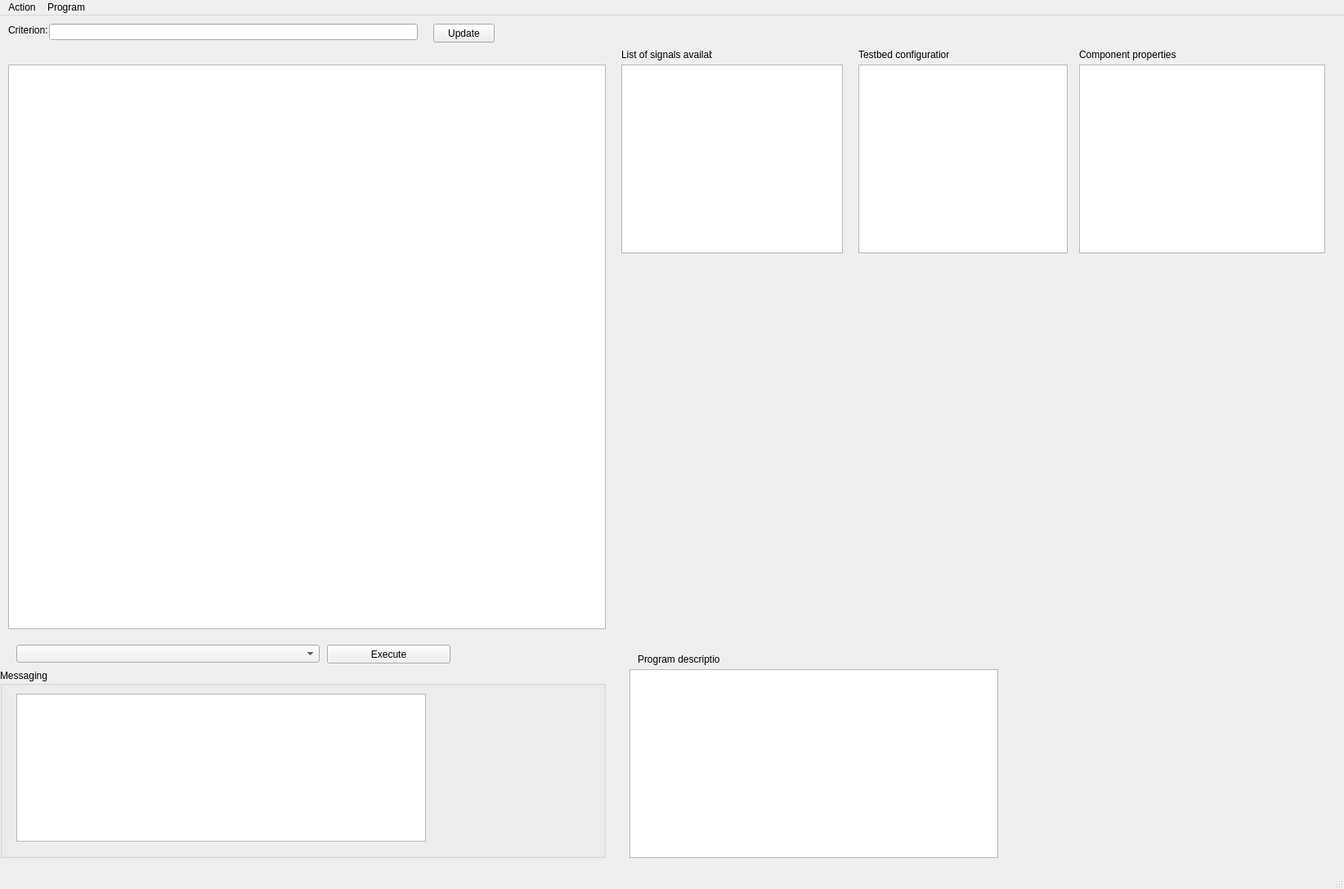
<?xml version="1.0" encoding="UTF-8"?>
<ui version="4.0">
 <class>Gilgamesh</class>
 <widget class="QMainWindow" name="Gilgamesh">
  <property name="geometry">
   <rect>
    <x>0</x>
    <y>0</y>
    <width>1644</width>
    <height>1088</height>
   </rect>
  </property>
  <property name="windowTitle">
   <string>Gilgamesh Manager</string>
  </property>
  <widget class="QWidget" name="centralwidget">
   <widget class="QTableView" name="ShotTableView">
    <property name="geometry">
     <rect>
      <x>10</x>
      <y>60</y>
      <width>731</width>
      <height>691</height>
     </rect>
    </property>
    <property name="alternatingRowColors">
     <bool>false</bool>
    </property>
    <property name="sortingEnabled">
     <bool>true</bool>
    </property>
   </widget>
   <widget class="QGroupBox" name="groupBox">
    <property name="geometry">
     <rect>
      <x>0</x>
      <y>800</y>
      <width>741</width>
      <height>231</height>
     </rect>
    </property>
    <property name="title">
     <string>Messaging</string>
    </property>
    <widget class="QTextEdit" name="logWidget">
     <property name="geometry">
      <rect>
       <x>20</x>
       <y>30</y>
       <width>501</width>
       <height>181</height>
      </rect>
     </property>
     <property name="readOnly">
      <bool>true</bool>
     </property>
    </widget>
   </widget>
   <widget class="QListWidget" name="contentWidget">
    <property name="geometry">
     <rect>
      <x>760</x>
      <y>60</y>
      <width>271</width>
      <height>231</height>
     </rect>
    </property>
   </widget>
   <widget class="QWidget" name="Plotwidget" native="true">
    <property name="geometry">
     <rect>
      <x>760</x>
      <y>300</y>
      <width>871</width>
      <height>451</height>
     </rect>
    </property>
    <widget class="QWidget" name="horizontalLayoutWidget">
     <property name="geometry">
      <rect>
       <x>-1</x>
       <y>-1</y>
       <width>861</width>
       <height>451</height>
      </rect>
     </property>
     <layout class="QHBoxLayout" name="hLayout"/>
    </widget>
   </widget>
   <widget class="QLabel" name="label">
    <property name="geometry">
     <rect>
      <x>10</x>
      <y>10</y>
      <width>51</width>
      <height>16</height>
     </rect>
    </property>
    <property name="text">
     <string>Criterion:</string>
    </property>
   </widget>
   <widget class="QLineEdit" name="criterionEdit">
    <property name="geometry">
     <rect>
      <x>60</x>
      <y>10</y>
      <width>451</width>
      <height>20</height>
     </rect>
    </property>
   </widget>
   <widget class="QPushButton" name="updateButton">
    <property name="geometry">
     <rect>
      <x>530</x>
      <y>10</y>
      <width>75</width>
      <height>23</height>
     </rect>
    </property>
    <property name="text">
     <string>Update</string>
    </property>
   </widget>
   <widget class="QTreeView" name="treeView">
    <property name="geometry">
     <rect>
      <x>1050</x>
      <y>60</y>
      <width>256</width>
      <height>231</height>
     </rect>
    </property>
   </widget>
   <widget class="QTextEdit" name="textEdit">
    <property name="geometry">
     <rect>
      <x>1320</x>
      <y>60</y>
      <width>301</width>
      <height>231</height>
     </rect>
    </property>
    <property name="readOnly">
     <bool>true</bool>
    </property>
   </widget>
   <widget class="QComboBox" name="listActions">
    <property name="geometry">
     <rect>
      <x>20</x>
      <y>770</y>
      <width>371</width>
      <height>22</height>
     </rect>
    </property>
   </widget>
   <widget class="QPushButton" name="actionButton">
    <property name="geometry">
     <rect>
      <x>400</x>
      <y>770</y>
      <width>151</width>
      <height>23</height>
     </rect>
    </property>
    <property name="text">
     <string>Execute</string>
    </property>
   </widget>
   <widget class="QLabel" name="label_2">
    <property name="geometry">
     <rect>
      <x>760</x>
      <y>40</y>
      <width>111</width>
      <height>16</height>
     </rect>
    </property>
    <property name="text">
     <string>List of signals available</string>
    </property>
   </widget>
   <widget class="QLabel" name="label_3">
    <property name="geometry">
     <rect>
      <x>1050</x>
      <y>40</y>
      <width>111</width>
      <height>16</height>
     </rect>
    </property>
    <property name="text">
     <string>Testbed configuration</string>
    </property>
   </widget>
   <widget class="QLabel" name="label_4">
    <property name="geometry">
     <rect>
      <x>1320</x>
      <y>40</y>
      <width>121</width>
      <height>16</height>
     </rect>
    </property>
    <property name="text">
     <string>Component properties</string>
    </property>
   </widget>
   <widget class="QTextEdit" name="textEdit_2">
    <property name="geometry">
     <rect>
      <x>770</x>
      <y>800</y>
      <width>451</width>
      <height>231</height>
     </rect>
    </property>
   </widget>
   <widget class="QLabel" name="label_5">
    <property name="geometry">
     <rect>
      <x>780</x>
      <y>780</y>
      <width>101</width>
      <height>16</height>
     </rect>
    </property>
    <property name="text">
     <string>Program description</string>
    </property>
   </widget>
   <zorder>groupBox</zorder>
   <zorder>ShotTableView</zorder>
   <zorder>contentWidget</zorder>
   <zorder>Plotwidget</zorder>
   <zorder>label</zorder>
   <zorder>criterionEdit</zorder>
   <zorder>updateButton</zorder>
   <zorder>treeView</zorder>
   <zorder>textEdit</zorder>
   <zorder>listActions</zorder>
   <zorder>actionButton</zorder>
   <zorder>label_2</zorder>
   <zorder>label_3</zorder>
   <zorder>label_4</zorder>
   <zorder>textEdit_2</zorder>
   <zorder>label_5</zorder>
  </widget>
  <widget class="QMenuBar" name="menubar">
   <property name="geometry">
    <rect>
     <x>0</x>
     <y>0</y>
     <width>1644</width>
     <height>18</height>
    </rect>
   </property>
   <widget class="QMenu" name="menuAction">
    <property name="title">
     <string>Action</string>
    </property>
    <addaction name="actionQuit"/>
   </widget>
   <widget class="QMenu" name="menuProgram">
    <property name="title">
     <string>Program</string>
    </property>
    <addaction name="actionManage_programs"/>
    <addaction name="actionManage_components"/>
   </widget>
   <addaction name="menuAction"/>
   <addaction name="menuProgram"/>
  </widget>
  <widget class="QStatusBar" name="statusbar"/>
  <action name="actionQuit">
   <property name="text">
    <string>Quit</string>
   </property>
  </action>
  <action name="actionManage_programs">
   <property name="text">
    <string>Manage programs</string>
   </property>
  </action>
  <action name="actionManage_components">
   <property name="text">
    <string>Manage components</string>
   </property>
  </action>
 </widget>
 <resources/>
 <connections/>
</ui>
